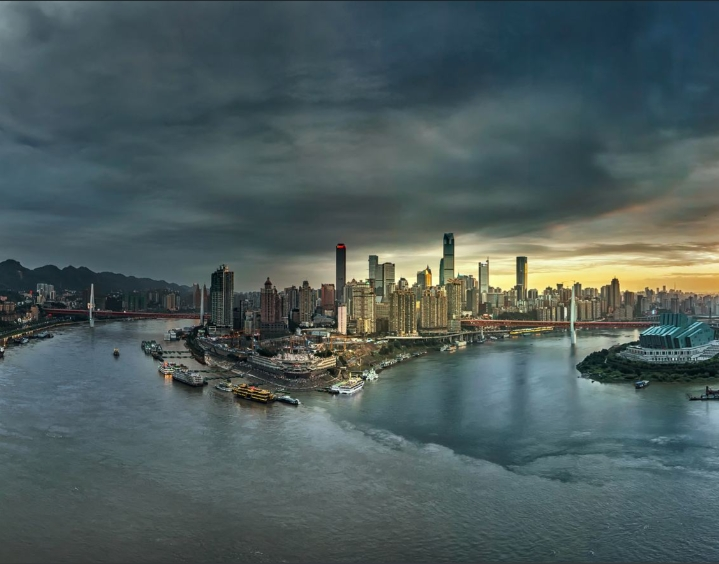
#> input picture images/example_1.png, 719 x 564 px
$ python -i stitcher.py   (imports and definitions only)
#> lines starting #> are read from the running program, lines starting #| are printed output that depends on the picture
# 步骤1：提取关键点，局部不变描述符
# 步骤2：在两个图片之间匹配描述符
# 步骤3：使用RANSAC算法通过匹配的特征向量来估计同源矩阵
# 步骤4：使用步骤3获取的同源矩阵应用翘曲变化
import numpy as np
import cv2

class Stitcher:
    # [46 lines left out: functions detectAndDescribe, matchKeypoints, drawMatches, not called in this run]

    def stitch(self, images, ratio=0.75, reprojThresh=4.0, showMatches=False):
        (imageB, imageA) = images
        (kpsA, featuresA) = self.detectAndDescribe(imageA)
        (kpsB, featuresB) = self.detectAndDescribe(imageB)

        # 匹配两个图像之间的特征
        M = self.matchKeypoints(kpsA, kpsB, featuresA, featuresB, ratio, reprojThresh)

        if M is None:
            return None

        # 应用透视变形连接图片
        (matches, H, status) = M
        result = cv2.warpPerspective(imageA, H, (imageA.shape[1] + imageB.shape[1], imageA.shape[0]))
        result[0:imageB.shape[0], 0:imageB.shape[1]] = imageB

        if showMatches:
            vis = self.drawMatches(imageA, imageB, kpsA, kpsB, matches, status)

            return (result, vis)

        return result

>>> import cv2
>>> picture = cv2.imread('../images/example_1.png', cv2.IMREAD_GRAYSCALE)
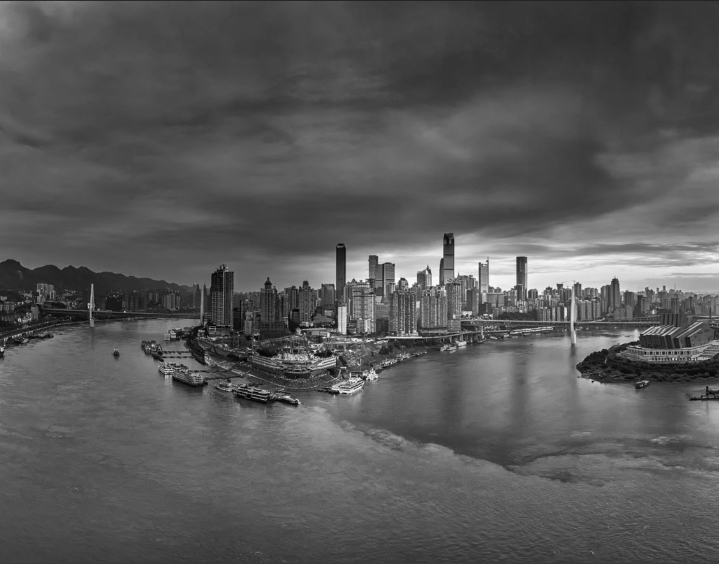
#> picture: shape (564, 719); min 3, max 249, mean 88
>>> result = Stitcher().stitch(picture)
#> (the run stopped early here; a loop or call above may not have finished)

$ run again, on images/example_2.png
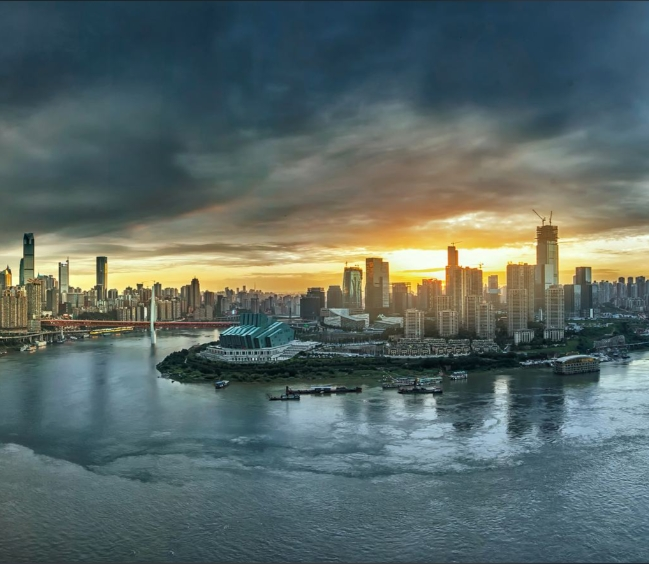
#> input picture images/example_2.png, 649 x 564 px
#> `picture = cv2.imread('../images/example_1.png', cv2.IMREAD_GRAYSCALE)`:
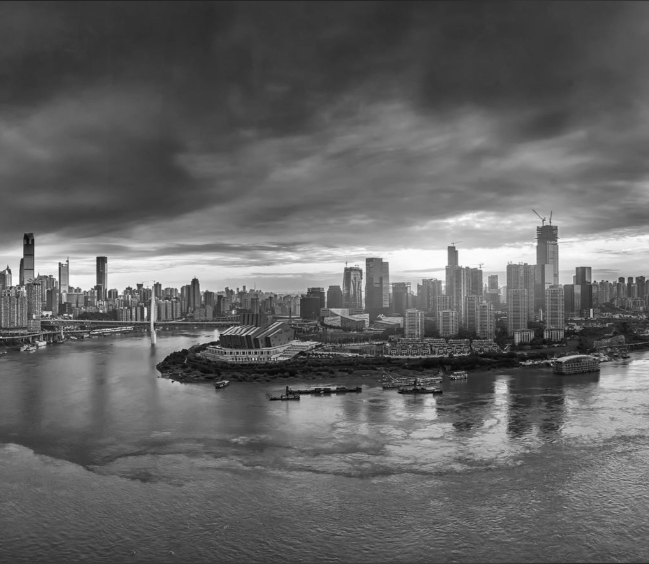
#> picture: shape (564, 649); min 6, max 253, mean 99.9
